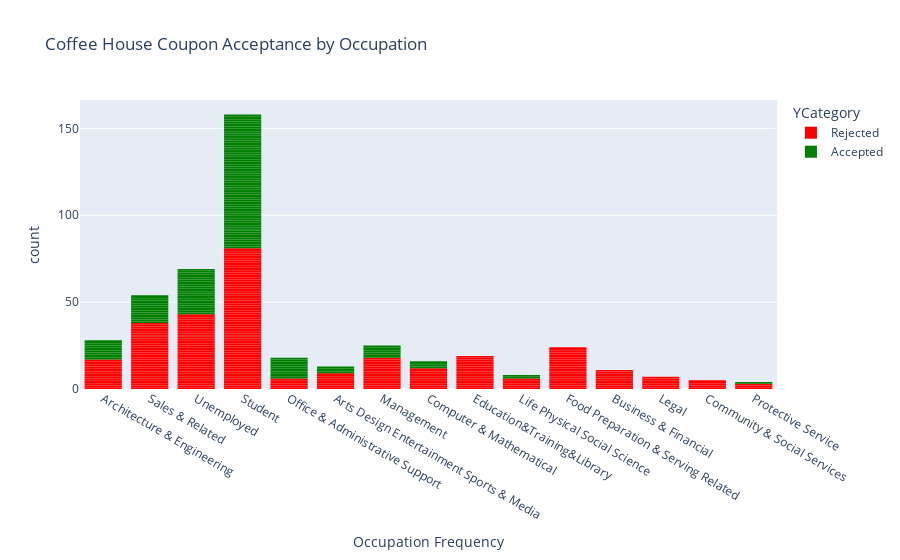

Notebook source saved alongside this figure:
### Code cell
fig_barage = px.bar(df_potential, x='occupation', color='YCategory', color_discrete_map=color_map, labels={'occupation': 'Occupation Frequency'}, title='Coffee House Coupon Acceptance by Occupation')
fig_barage.update_traces(dict(marker_line_width=0)) # need on large datasets
fig_barage.show()

### Figure 1 — Plotly figure (JSON) as saved in the notebook; plotly's stock layout.template omitted (floating-point values rounded to 4 significant figures; data arrays with more than 128 entries replaced by an {"elided": "..."} marker saying what was removed)
{"data": [{"alignmentgroup": "True", "hovertemplate": "YCategory=Rejected<br>Occupation Frequency=%{x}<br>count=%{y}<extra></extra>", "legendgroup": "Rejected", "marker": {"color": "red", "line": {"width": 0}, "pattern": {"shape": ""}}, "name": "Rejected", "offsetgroup": "Rejected", "orientation": "v", "showlegend": true, "textposition": "auto", "type": "bar", "x": {"elided": "299 str values"}, "xaxis": "x", "y": {"elided": "299 int values"}, "yaxis": "y"}, {"alignmentgroup": "True", "hovertemplate": "YCategory=Accepted<br>Occupation Frequency=%{x}<br>count=%{y}<extra></extra>", "legendgroup": "Accepted", "marker": {"color": "green", "line": {"width": 0}, "pattern": {"shape": ""}}, "name": "Accepted", "offsetgroup": "Accepted", "orientation": "v", "showlegend": true, "textposition": "auto", "type": "bar", "x": {"elided": "160 str values"}, "xaxis": "x", "y": {"elided": "160 int values"}, "yaxis": "y"}], "layout": {"barmode": "relative", "legend": {"title": {"text": "YCategory"}, "tracegroupgap": 0}, "title": {"text": "Coffee House Coupon Acceptance by Occupation"}, "xaxis": {"anchor": "y", "domain": [0, 1], "title": {"text": "Occupation Frequency"}}, "yaxis": {"anchor": "x", "domain": [0, 1], "title": {"text": "count"}}}}
